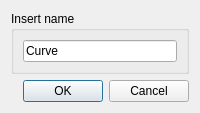
<?xml version="1.0" encoding="UTF-8"?>
<ui version="4.0">
 <class>Dialog</class>
 <widget class="QDialog" name="Dialog">
  <property name="geometry">
   <rect>
    <x>0</x>
    <y>0</y>
    <width>239</width>
    <height>0</height>
   </rect>
  </property>
  <property name="windowTitle">
   <string>Curve name</string>
  </property>
  <layout class="QVBoxLayout" name="verticalLayout">
   <item>
    <widget class="QGroupBox" name="groupBox">
     <property name="title">
      <string>Insert name</string>
     </property>
     <layout class="QHBoxLayout" name="horizontalLayout">
      <item>
       <widget class="QLineEdit" name="lineEdit">
        <property name="text">
         <string>Curve</string>
        </property>
       </widget>
      </item>
     </layout>
    </widget>
   </item>
   <item>
    <widget class="QDialogButtonBox" name="buttonBox">
     <property name="orientation">
      <enum>Qt::Horizontal</enum>
     </property>
     <property name="standardButtons">
      <set>QDialogButtonBox::Cancel|QDialogButtonBox::Ok</set>
     </property>
    </widget>
   </item>
  </layout>
 </widget>
 <resources/>
 <connections>
  <connection>
   <sender>buttonBox</sender>
   <signal>accepted()</signal>
   <receiver>Dialog</receiver>
   <slot>accept()</slot>
   <hints>
    <hint type="sourcelabel">
     <x>227</x>
     <y>82</y>
    </hint>
    <hint type="destinationlabel">
     <x>157</x>
     <y>99</y>
    </hint>
   </hints>
  </connection>
  <connection>
   <sender>buttonBox</sender>
   <signal>rejected()</signal>
   <receiver>Dialog</receiver>
   <slot>reject()</slot>
   <hints>
    <hint type="sourcelabel">
     <x>229</x>
     <y>88</y>
    </hint>
    <hint type="destinationlabel">
     <x>238</x>
     <y>99</y>
    </hint>
   </hints>
  </connection>
 </connections>
</ui>
